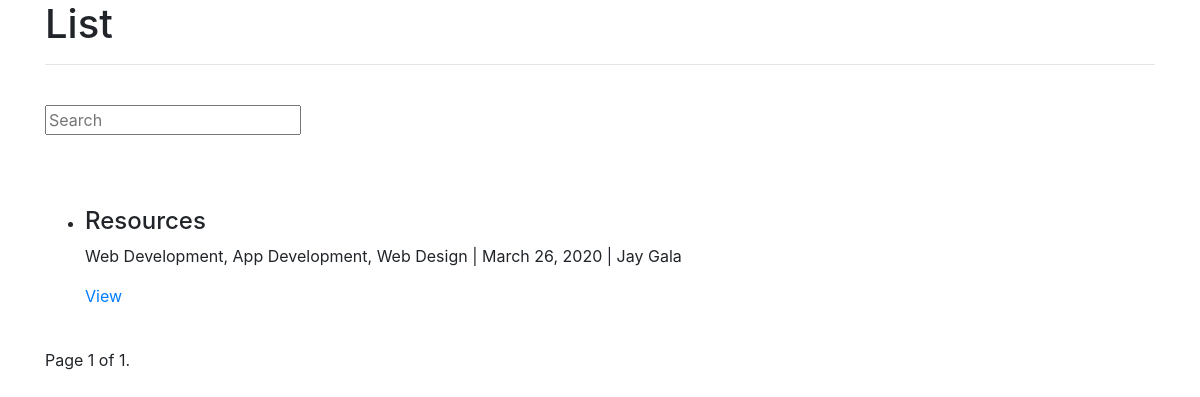
/posts/, run on the app's committed database.
### blog/models.py (models this page shows, shortened)
class Post(models.Model):
    author = models.ForeignKey(UserProfile, on_delete=models.CASCADE)
    title = models.CharField(max_length=255)
    cover = models.ImageField(upload_to=upload_location, blank=True)
    content = models.TextField()
    slug = models.SlugField(blank=True)
    technologies = MultiSelectField(choices=TECHNOLOGIES_CHOICES)
    draft = models.BooleanField(default=False)
    publish = models.DateField()
    updated = models.DateTimeField(auto_now=True)
    timestamp = models.DateTimeField(auto_now_add=True)
    objects = PostManager()
    class Meta:
        ordering = ["-timestamp", "-updated"]

### profiles/models.py (models this page shows, shortened)
class UserProfile(models.Model):
    user = models.OneToOneField(User, on_delete=models.CASCADE, primary_key=True)
    profile_pic = models.ImageField(upload_to=upload_location, blank=True)
    bio = models.CharField(max_length=255, blank=True)
    date_joined = models.DateField()
    date_passed = models.DateField()
    stack = MultiSelectField(choices=STACK_CHOICES, max_choices=2)
    github_link = models.CharField(max_length=255, blank=True)
    linkedin_link = models.CharField(max_length=255, blank=True)
    updated = models.DateTimeField(auto_now=True)
    timestamp = models.DateTimeField(auto_now_add=True)
    def __str__(self):
        return f"{self.user.first_name} {self.user.last_name}"

### blog/views.py (the view)
# urls.py: path('', post_list, name='list'),
def post_list(request):
    queryset_list = Post.objects.published()
    query = request.GET.get("q", None)
    if query:
        queryset_list = queryset_list.filter(Q(title__icontains=query) | Q(content__icontains=query) | Q(
            author__user__first_name__icontains=query) | Q(author__user__last_name__icontains=query) | Q(
            technologies__icontains=query)).distinct()
    paginator = Paginator(queryset_list, 10)
    page = request.GET.get('page')
    post_list = paginator.get_page(page)
    context = {
        "title": "List",
        "post_list": post_list,
    }
    if request.user.is_authenticated:
        context["user"] = True
    else:
        context["user"] = False
    return render(request, "blog/post_list.html", context)

### blog/models.py (called while the page is built)
    def published(self, *args, **kwargs):
        return Post.objects.all().filter(draft=False).filter(publish__lte=timezone.now())

### templates/blog/post_list.html (shortened to what this page needs)
{% extends 'base.html' %}
{% block content %}
<h1>{{ title }}</h1>
<hr />
<br />
{% include 'search.html' %}
<br />
<br />
<br />
{% if post_list %}
<ul>
  {% for post in post_list %}
  <li>
    <h4>{{ post.title }}</h4>
    <p>{{ post.technologies }} | {{ post.publish }} | {{ post.author }}</p>
    <a href="{% url 'posts:detail' slug=post.slug %}">View</a>
  </li>
  <br />
  {% endfor %}
</ul>
{% else %}
<h4>No posts</h4>
{% endif %}
<div class="pagination">
  <span class="step-links">
    <span class="current">
      Page {{ post_list.number }} of {{ post_list.paginator.num_pages }}.
    </span>
  </span>
</div>
{% endblock content %}

### data on the page
Post: title "Resources", technologies "Web Development, App Development, Web Design", publish "March 26, 2020", author "Jay Gala"

### other printed values
{{ title }} "List"
{{ post_list.number }} "1"
{{ post_list.paginator.num_pages }} "1"
